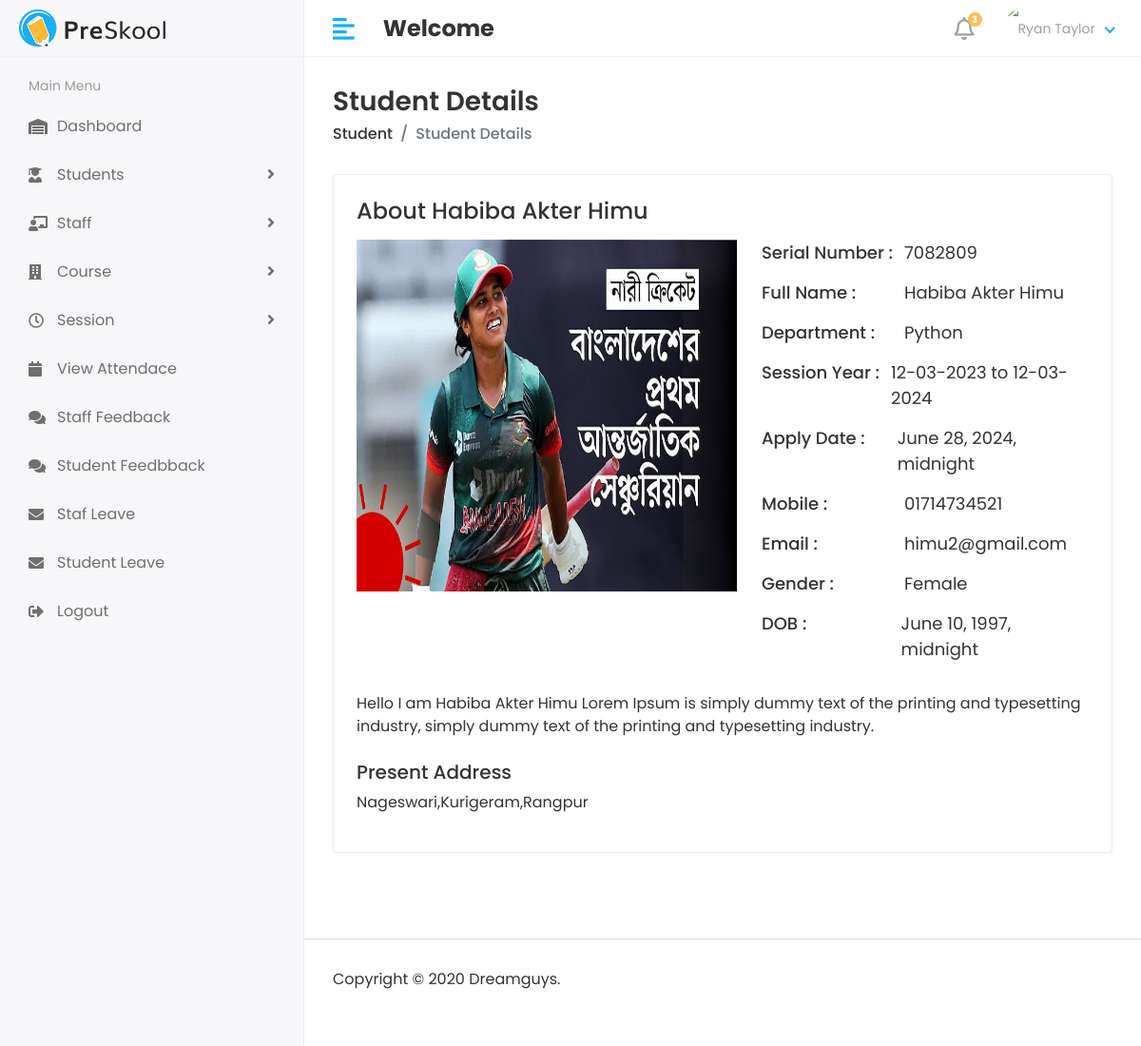
/hod/student_details/9, run on the app's committed database.
### App/models.py (models this page shows, shortened)
class Student(models.Model):
    admin=models.OneToOneField(CustomUser, on_delete=models.CASCADE)
    address=models.TextField()
    gender=models.CharField(max_length=50)
    religion=models.CharField( max_length=50)
    dateOfBrith=models.DateTimeField( auto_now_add=False)
    course_id=models.ForeignKey(Course, on_delete=models.CASCADE)
    session_year=models.ForeignKey(session_year, on_delete=models.CASCADE)
    create_at=models.DateTimeField( auto_now_add=False)
    update_at=models.DateTimeField( auto_now=True)
    phone=models.CharField( max_length=50,blank=True,null=True)

class CustomUser(AbstractUser):
    USER=(
        (1, 'HOD'),
        (2, 'STAFF'),
        (3, 'STUDENT'),
    )
    user_type=models.CharField(choices=USER, max_length=50,default=1,blank=True,null=True)
    profile_pic=models.ImageField( upload_to='profile pic',blank=True,null=True)

class Course(models.Model):
    name=models.CharField( max_length=50)
    created_date=models.DateField( auto_now_add=True)
    update_date=models.DateField( auto_now=True)

class session_year(models.Model):
    session_start=models.CharField( max_length=100)
    session_end=models.CharField( max_length=100)

### App/hod_views.py (the view)
# urls.py: path('hod/student_details/<int:id>',hod_views.StudentDetails,name='student_details'),
def StudentDetails(request,id):
    student=Student.objects.get(id=id)
    return render(request,'hod/studentdetail.html',locals())

### templates/hod/studentdetail.html (shortened to what this page needs)
{% extends "base.html" %}
{% block content %}
<div class="page-wrapper">
    <div class="content container-fluid">
        <div class="page-header">
            <div class="row">
                <div class="col-sm-12">
                    <h3 class="page-title">Student Details</h3>
                    <ul class="breadcrumb">
                        <li class="breadcrumb-item"><a href="students.html">Student</a></li>
                        <li class="breadcrumb-item active">Student Details</li>
                    </ul>
                </div>
            </div>
        </div>
        <div class="card">
            <div class="card-body">
                <div class="row">
                    <div class="col-md-12">
                        <div class="about-info">
                            <h4>About {{student.admin.first_name}} {{student.admin.last_name}}</h4>
                            <div class="media mt-3">
                                <img src="{{ student.admin.profile_pic.url }}" class="mr-3" style="width: 400px; height: 370px;" alt="...">
                                <div class="media-body">
                                    <ul>
                                        <li>
                                            <span class="title-span">Serial Number :</span>
                                            <span class="info-span">708280{{ student.id }}</span>
                                        </li>
                                        <li>
                                            <span class="title-span">Full Name :</span>
                                            <span class="info-span">{{ student.admin.first_name }} {{ student.admin.last_name }}</span>
                                        </li>
                                        <li>
                                            <span class="title-span">Department :</span>
                                            <span class="info-span">{{ student.course_id.name }}</span>
                                        </li>
                                        <li>
                                            <span class="title-span">Session Year :</span>
                                            <span class="info-span">{{ student.session_year.session_start }} to {{ student.session_year.session_end }}</span>
                                        </li>
                                        <li>
                                            <span class="title-span">Apply Date :</span>
                                            <span class="info-span">{{ student.create_at }}</span>
                                        </li>
                                        <li>
                                            <span class="title-span">Mobile :</span>
                                            <span class="info-span">{{ student.phone }}</span>
                                        </li>
                                        <li>
                                            <span class="title-span">Email :</span>
                                            <span class="info-span">{{ student.admin.email }}</span>
                                        </li>
                                        <li>
                                            <span class="title-span">Gender :</span>
                                            <span class="info-span">{{ student.gender }}</span>
                                        </li>
                                        <li>
                                            <span class="title-span">DOB :</span>
                                            <span class="info-span">{{ student.dateOfBrith }}</span>
                                        </li>
                                    </ul>
                                </div>
                            </div>
                            <div class="row mt-3">
                                <div class="col-md-12">
                                    <p>Hello I am {{student.admin.first_name}} {{student.admin.last_name}} Lorem Ipsum is simply dummy text of the printing and typesetting industry, simply dummy text of the printing and typesetting industry.</p>
                                </div>
                            </div>
                            <div class="row mt-2">
                                <div class="col-md-12">
                                    <h5>Present Address</h5>
                                    <p>{{student.address}}</p>
                                </div>
                            </div>
                        </div>
                    </div>
                </div>
            </div>
        </div>
    </div>
</div>
{% endblock content %}

### static/assets/css/style.css (style rules this page uses)
html { height: 100%; }
body { background-color: #fff; color: #333; font-family: 'Poppins', sans-serif; font-size: 1rem; height: 100%; line-height: 1.5; overflow-x: hidden; }
h1, h2, h3, h4, h5, h6 { font-family: 'Poppins', sans-serif; margin-top: 0; }
a { color: #009ce7; }
input, button, a { transition: all 0.4s ease; -moz-transition: all 0.4s ease; -o-transition: all 0.4s ease; -ms-transition: all 0.4s ease; -webkit-transition: all 0.4s ease; }
ul, ol { padding: 0px; list-style: none; }
.card { border: 1px solid #ececf5; box-shadow: 0 1px 3px 0 rgba(0, 0, 0, 0.03); margin-bottom: 1.875rem; }
.card-body { padding: 1.5rem; }
.page-wrapper { margin-left: 320px; padding-top: 60px; position: relative; transition: all 0.4s ease; }
.page-wrapper > .content { padding: 1.875rem 1.875rem 0; }
.page-header { margin-bottom: 1.875rem; }
.page-header .breadcrumb { background-color: transparent; color: #6c757d; font-size: 1rem; font-weight: 500; margin-bottom: 0; padding: 0; }
.page-header .breadcrumb a { color: #333; }
.page-title { font-size: 28px; font-weight: 600; color: #333; margin-bottom: 5px; }
.about-info img { width: 250px; }
.about-info ul li { font-size: 18px; margin: 0px 0px 15px 10px; display: flex; }
.title-span { font-weight: 500; width: 150px; }

### data on the page
Student: admin.first_name "Habiba Akter", admin.last_name "Himu", admin.profile_pic (picture), id "9", course_id.name "Python", session_year.session_start "12-03-2023", session_year.session_end "12-03-2024", create_at "June 28, 2024, midnight", phone "01714734521", admin.email "himu2@gmail.com", gender "Female", dateOfBrith "June 10, 1997, midnight", address "Nageswari,Kurigeram,Rangpur"
